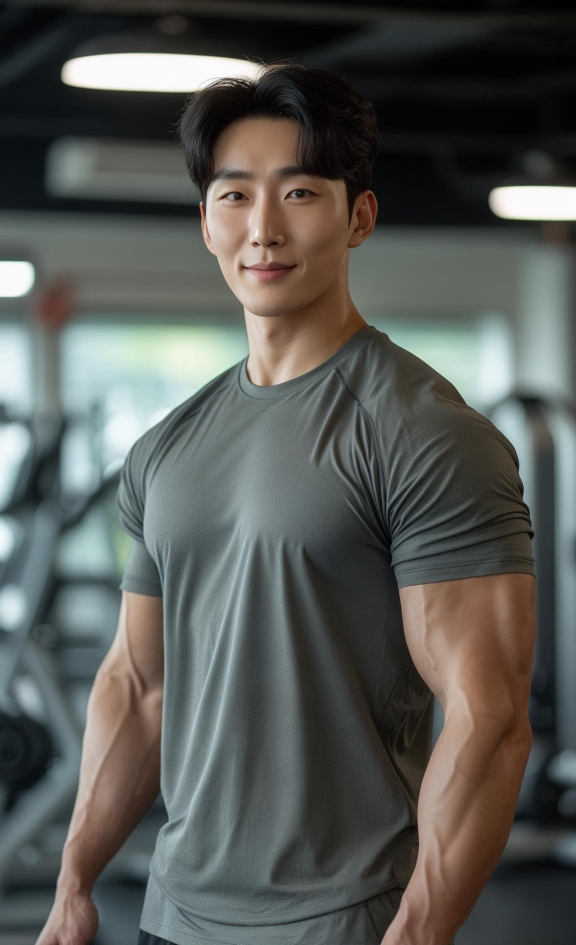
#> input picture samples/fake/image/sample_image_1.png, 1152 x 1890 px (shown at 1/2 size); its folder holds only this picture in this run
$ python -i DataFilitering.py   (imports and definitions only)   (older library calls are emulated)
#> lines starting #> are read from the running program, lines starting #| are printed output that depends on the picture
import os
import cv2
import shutil
from pathlib import Path

# ========= 경로 =========
# 경로 알아서 바꿔서 지정하면 될 것 같아요
input_dir  = "./data/images/celeba_hq/train/train_real"     # 1024x1024 급 폴더(예: FFHQ 1024)
output_dir = "./data/images/celeba_hq/train/train_real_clean"   # 통과본
reject_dir = "./data/images/celeba_hq/train/train_reject"       # 리젝트

# [2 lines not run here, left out]

# ========= 기준 =========
# Threshold값 조정해가면서 돌려보면 될 듯 (80으로 해보니까 잘 동작하는 것 같음)
MIN_SIDE       = 1024        # ✅ min(w,h) ≥ 1024
BLUR_THRESHOLD = 80.0        # Laplacian variance 임계값(필요시 60~100 사이 조정)
SCALE_FACTOR   = 1.1
MIN_NEIGHBORS  = 5
MAX_FILES      = 1000        # ✅ 앞 1000장만

# ========= 얼굴 검출기 =========
face_cascade = cv2.CascadeClassifier(
    cv2.data.haarcascades + "haarcascade_frontalface_default.xml"
)

# ========= 판정 함수 =========
def is_high_res(img):
    h, w = img.shape[:2]
    return min(w, h) >= MIN_SIDE

def has_face(img):
    gray = cv2.cvtColor(img, cv2.COLOR_BGR2GRAY)
    faces = face_cascade.detectMultiScale(
        gray, scaleFactor=SCALE_FACTOR, minNeighbors=MIN_NEIGHBORS
    )
    return len(faces) > 0

def is_not_blurry(img, threshold=BLUR_THRESHOLD):
    gray = cv2.cvtColor(img, cv2.COLOR_BGR2GRAY)
    var  = cv2.Laplacian(gray, cv2.CV_64F).var()
    return var > threshold, var

def classify_and_copy(p: Path):
#> called with p = 'samples/fake/image/sample_image_1.png'
    img = cv2.imread(str(p))
#> img is the input picture: shape (1890, 1152, 3); mean B, G, R 85.6, 89.1, 87.2
    if img is None:
        shutil.copy2(str(p), os.path.join(reject_dir, p.name))
        return f"[{p.name}] READ_FAIL → reject"

    h, w = img.shape[:2]
#> h = 1890; w = 1152

    # 1) 해상도 체크
    if not is_high_res(img):
        shutil.copy2(str(p), os.path.join(reject_dir, p.name))
        return f"[{p.name}] LOW_RES ({w}x{h}, need min-side≥{MIN_SIDE}) → reject"

    # 2) 얼굴 유무
    if not has_face(img):
#> in has_face, `gray = cv2.cvtColor(img, cv2.COLOR_BGR2GRAY)`:
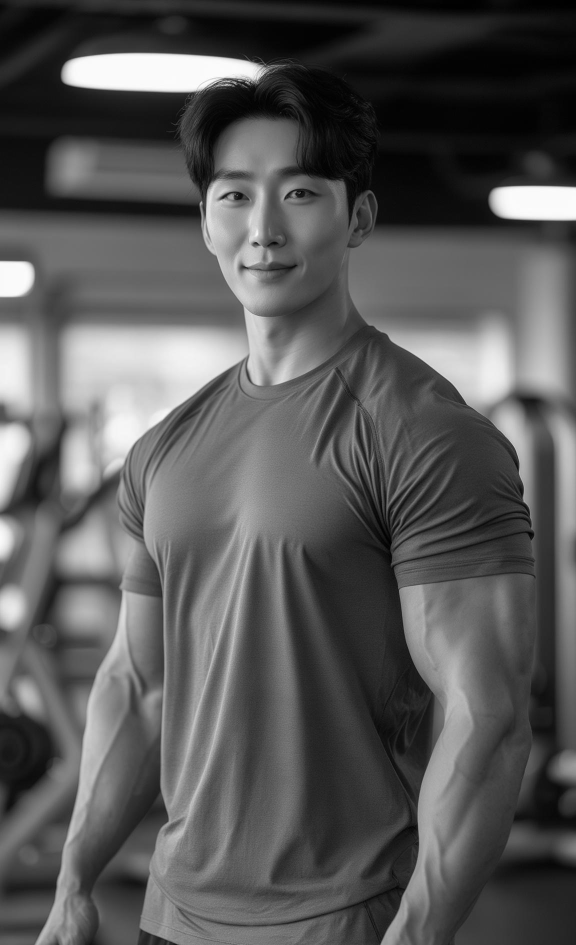
#> gray: shape (1890, 1152) (shown at 1/2 size); min 0, max 255, mean 88.1
#> in has_face, `faces = face_cascade.detectMultiScale( gray, scaleFactor=SCALE_FACTOR,..`: faces = [[370, 256, 337, 337]]
        shutil.copy2(str(p), os.path.join(reject_dir, p.name))
        return f"[{p.name}] NO_FACE ({w}x{h}) → reject"

    # 3) 선명도
    sharp, var = is_not_blurry(img, BLUR_THRESHOLD)
#> in is_not_blurry, `var  = cv2.Laplacian(gray, cv2.CV_64F).var()`: var = 45.57
#> sharp = False; var = 45.57
    if not sharp:
#> (the run stopped early here; a loop or call above may not have finished)
